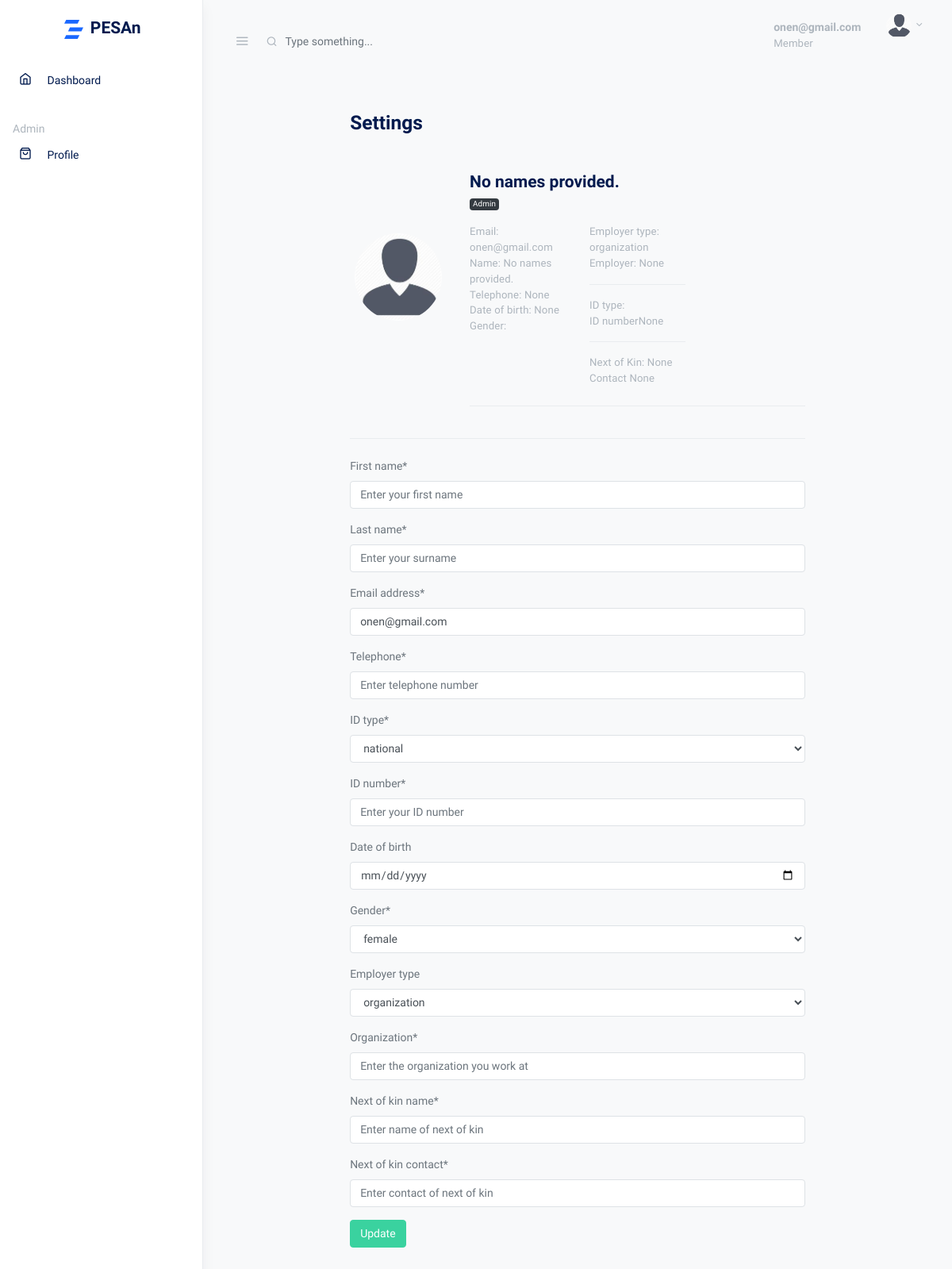
Page /users/1 on the committed database.
### accounts/models.py (models this page shows, shortened)
class User(AbstractBaseUser, PermissionsMixin):
    USERNAME_FIELD = 'email'
    REQUIRED_FIELDS = []
    first_name = models.CharField(max_length=20, blank=True, null=True)
    last_name = models.CharField(max_length=20, blank=True, null=True)
    username = models.CharField(max_length=20, blank=True, null=True)
    email = models.EmailField(unique=True)
    telephone = models.CharField(max_length=15, blank=True, null=True, unique=True)
    id_type = models.CharField(max_length=20, blank=True, choices=ID_TYPE, default='national')
    id_number = models.CharField(max_length=30, blank=True, null=True, validators=[MinLengthValidator(9), MaxLengthValidator(14)])
    photo = models.ImageField(upload_to='profile/', blank=True, null=True, validators=[image_validator])
    date_joined = models.DateTimeField(auto_now_add=True)
    updated_at = models.DateTimeField(auto_now=True)
    is_active = models.BooleanField(default=True)
    is_staff = models.BooleanField(default=False)
    is_member = models.BooleanField(default=False)
    is_previously_logged_in = models.BooleanField(default=False)
    gender = models.CharField(max_length=20, choices=MARITAL_STATUS, default='single')
    village = models.CharField(max_length=60, blank=True, null=True)
    date_of_birth = models.DateField(auto_now_add=False, auto_created=False, blank=True, null=True, validators=[dob_validation])
    gender = models.CharField(max_length=20, blank=True, choices=GENDER, default='single')
    next_of_kin_name = models.CharField(max_length=50, blank=True, null=True)
    next_of_kin_contact = models.CharField(max_length=50, blank=True, null=True)
    occupation = models.CharField(max_length=60, blank=True, null=True)
    employer_type = models.CharField(max_length=60, blank=True, choices=EMPLOYER_TYPE, default='organization')
    organization = models.CharField(max_length=80, blank=True, null=True)
    objects = UserManager()
    class Meta:
        ordering = ['-date_joined', '-updated_at']
    def __str__(self):
        return self.email
    def get_full_name(self):
        if self.first_name and self.last_name:
            first_name=self.first_name.capitalize()
            last_name=self.last_name.capitalize()
            return f" {first_name} {last_name}"
        else:
            return "No names provided."
    def get_absolute_url(self):
        return reverse('user', kwargs={'pk': self.pk})

### accounts/views.py (the view)
# urls.py: path('users/<str:pk>', user, name='user'),
def user(request, pk):
    user = get_object_or_404(User, pk=pk)
    if request.method == 'POST':
        edit_form = UserForm(request.POST, request.FILES, instance=user)
        if edit_form.is_valid():
            instance = edit_form.save(commit=False)
            instance.updated_by = request.user
            instance.updated_on = timezone.now()
            instance.save()
            msg = f"{instance} updated their profile"
    else:
        edit_form = UserForm(instance=user)
    context = {
        'user':user,
        'edit_form': edit_form,
    }
    return render(request, 'account/user.html', context)

### templates/account/user.html (shortened to what this page needs)
{% extends 'base.html' %}
{% load static %}
{% load crispy_forms_tags %}
{% block content %}
    <div class="container-fluid">
      <div class="row justify-content-center">
        <div class="col-12 col-lg-10 col-xl-8">
          <h2 class="h3 mb-4 page-title">Settings</h2>
          <div class="my-4">
              <div class="row mt-5 align-items-center">
                <div class="col-md-3 text-center mb-5">
                  <div class="avatar avatar-xl">
                    {% if user.photo %}
                    <img src="{{ user.photo.url }}" alt="photo" class="avatar-img rounded-circle">
                    {% else %}
                    <img src="{% static 'assets/avatars/avatar.jpg' %}" alt="photo" class="avatar-img rounded-circle">
                    {% endif %}
                  </div>
                </div>
                <div class="col">
                  <div class="row align-items-center">
                    <div class="col-md-7">
                      <h4 class="mb-1">{{user.get_full_name}}</h4>
                      <p class="small mb-3">
                      <span class="badge badge-dark">
                        {% if user.is_superuser %}
                        Admin
                        {% elif user.is_staff %}
                        Director
                        {% else %}
                        Sacco member
                        {% endif %}
                      </span>
                    </p>
                    </div>
                  </div>
                  <div class="row mb-4">
                    <div class="col-4">
                      <p class="small mb-0 text-muted">Email: {{user.email}} </p>
                      <p class="small mb-0 text-muted">Name: {{user.get_full_name}} </p>
                      <p class="small mb-0 text-muted">Telephone: {{user.telephone}}</p>
                      <p class="small mb-0 text-muted">Date of birth: {{user.date_of_birth}}</p>
                      <p class="small mb-0 text-muted">Gender: {{user.gender}}</p>
                    </div>
                    <div class="col-4">
                      <p class="small mb-0 text-muted">Employer type: {{user.employer_type}} </p>
                      <p class="small mb-0 text-muted">Employer: {{user.organization|title}}</p>
                      <hr>
                      <p class="small mb-0 text-muted">ID type: {{user.id_type}}</p>
                      <p class="small mb-0 text-muted">ID number{{user.id_number}}</p>
                      <hr>
                      <p class="small mb-0 text-muted">Next of Kin: {{user.next_of_kin_name|title}}</p>
                      <p class="small mb-0 text-muted">Contact {{user.next_of_kin_contact}}</p>
                    </div>
                  </div>
                  <hr>
                </div>
              </div>
              <hr class="my-4">
              <form method="post">
                {{edit_form|crispy}}
                <input type="submit" class="btn btn-success text-white" value="Update">
              </form>
          </div>
        </div>
      </div>
    </div>
{% endblock content %}

### templates/base.html (shortened to what this page needs)
{% load static %}
<!doctype html>
<html lang="en">
  <head>
    <link rel="stylesheet" href="{% static 'css/simplebar.css' %}">
    <link rel="stylesheet" href="{% static 'css/feather.css' %}">
    <link rel="stylesheet" href="{% static 'css/daterangepicker.css' %}">
    <link rel="stylesheet" href="{% static 'css/app-light.css' %}" id="lightTheme">
    <link rel="stylesheet" href="{% static 'css/app-dark.css' %}" id="darkTheme" disabled>
  </head>
  <body class="vertical  light  ">
    <div class="wrapper">
      <nav class="topnav navbar navbar-light">
        <button type="button" class="navbar-toggler text-muted mt-2 p-0 mr-3 collapseSidebar">
          <i class="fe fe-menu navbar-toggler-icon"></i>
        </button>
        <form class="form-inline mr-auto searchform text-muted">
          <input class="form-control mr-sm-2 bg-transparent border-0 pl-4 text-muted" type="search" placeholder="Type something..." aria-label="Search">
        </form>
        <ul class="nav">
          <li class="nav-item nav-notif">
            <a class="nav-link text-muted my-2" href="./#" data-toggle="modal" data-target=".modal-notif">
              <span class="font-weight-bold">{{user}}</span>
              <p class="small">
                {% if request.user.is_superuser %}
                Admin
                {% elif request.user.is_staff %}
                Director
                {% else %}
                Member
                {% endif %}
              </p>
            </a>
          </li>
          <li class="nav-item dropdown">
            <a class="nav-link dropdown-toggle text-muted pr-0" href="#" id="navbarDropdownMenuLink" role="button" data-toggle="dropdown" aria-haspopup="true" aria-expanded="false">
              <span class="avatar avatar-sm mt-2">
                {% if request.user.photo %}
                <img src="{{ request.user.photo.url}}" alt="photo" class="avatar-img rounded-circle">
                {% else %}
                <img src="{% static 'assets/avatars/avatar.jpg' %}" alt="photo" class="avatar-img rounded-circle">
                {% endif %}
              </span>
            </a>
          </li>
        </ul>
      </nav>
      <aside class="sidebar-left border-right bg-white shadow" id="leftSidebar" data-simplebar>
        <nav class="vertnav navbar navbar-light">
          <div class="w-100 mb-4 d-flex">
            <a class="navbar-brand mx-auto mt-2 flex-fill text-center" href="{% url 'dashboard' %}">
              <span class="h4">PESAn</span>
            </a>
          </div>
          <ul class="navbar-nav flex-fill w-100 mb-2">
            <li class="nav-item w-100">
              <a class="nav-link" href="{% url 'dashboard' %}">
                <i class="fe fe-home fe-16"></i>
                <span class="ml-3 item-text">Dashboard</span>
              </a>
            </li>
          </ul>
          <p class="text-muted nav-heading mt-4 mb-1">
            <span>Admin</span>
          </p>
          <ul class="navbar-nav flex-fill w-100 mb-2">
            {% if request.user.is_superuser %}
            <li class="nav-item w-100">
              <a class="nav-link" href="{% url 'sacco_list' %}">
                <i class="fe fe-package fe-16"></i>
                <span class="ml-3 item-text">Saccos</span>
              </a>
            </li>
            <li class="nav-item w-100">
              <a class="nav-link" href="{% url 'package_list' %}">
                <i class="fe fe-shopping-bag fe-16"></i>
                <span class="ml-3 item-text">Packages</span>
              </a>
            </li>
            <li class="nav-item w-100">
              <a class="nav-link" href="{% url 'license_list' %}">
                <i class="fe fe-key  fe-16"></i>
                <span class="ml-3 item-text">Licences</span>
              </a>
            </li>
            {% comment %}
            <li class="nav-item w-100">
              <a class="nav-link" href="{% url 'settings' %}">
                <i class="fe fe-settings fe-16"></i>
                <span class="ml-3 item-text">Settings</span>
              </a>
            </li>
            {% endcomment %}
            {% else %}
            <li class="nav-item w-100">
              <a class="nav-link" href="{{ user.get_absolute_url }}">
                <i class="fe fe-shopping-bag fe-16"></i>
                <span class="ml-3 item-text">Profile</span>
              </a>
            </li>
            {% endif %}
          </ul>
        </nav>
      </aside>
      <main role="main" class="main-content">
        {% block content %}
        {% endblock content %}
      </main>
    </div>
  </body>
</html>

### static/css/simplebar.css (style rules this page uses)
[data-simplebar] { position: relative; flex-direction: column; flex-wrap: wrap; justify-content: flex-start; align-content: flex-start; align-items: flex-start; }

### static/css/feather.css (style rules this page uses)
.fe { font-family: "feather" !important; speak: none; font-style: normal; font-weight: normal; font-variant: normal; text-transform: none; line-height: 1; -webkit-font-smoothing: antialiased; -moz-osx-font-smoothing: grayscale; }
.fe-16 { font-size: 16px; }
.fe-home:before { content: ""; }
.fe-menu:before { content: ""; }
.fe-shopping-bag:before { content: ""; }

### rows in the picture
User: email "onen@gmail.com", get_full_name "No names provided.", telephone "None", date_of_birth "None", employer_type "organization", organization "None", id_number "None", next_of_kin_name "None", next_of_kin_contact "None", id_type "national", gender "female"
